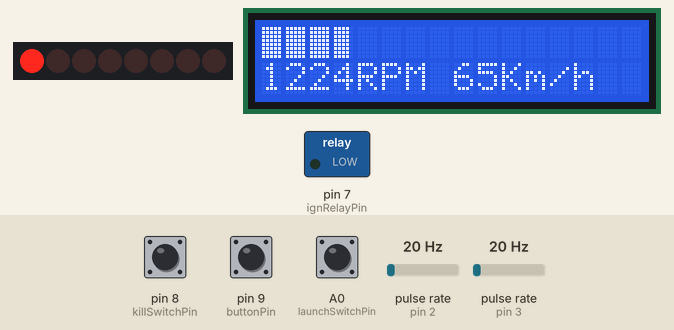
The sketch below on a simulated Arduino Uno, built with avr-gcc and run on an emulated ATmega328P. Shown: 8 shift-register outputs drawn as a row of LEDs (first output left, lit = HIGH), 16×2 character LCD, switched loads named in the sketch (green lamp = pin HIGH). Wiring (inferred from the names in the program): 2 × pulse sensor: data pin 2 / data pin 3; shift register (74HC595): data pin 6; shift clock pin 4; latch pin 5. Wiring (inferred from the signals the program sends): row of LEDs: on Q0, Q1, Q2, Q3, Q4, Q5, Q6, Q7. Dashed ring = blinking. The test bench sets the inputs (shaded band); at power-on: pulse rate (sensors on pin 2, pin 3) 20 Hz, pin 9 (buttonPin) LOW, pin 8 (killSwitchPin) LOW, A0 (launchSwitchPin) LOW. Pins used as bus, display or sensor lines are not drawn.

Above: at 1.2 s.
1.3 s: pulse rate (sensor on pin 2) set to 100 Hz
At 2.12 s:
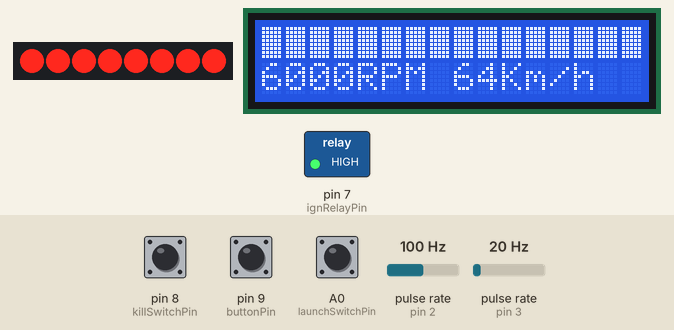
3.7 s: pin 9 (buttonPin) pulled HIGH for 0.15 s
At 3.96 s:
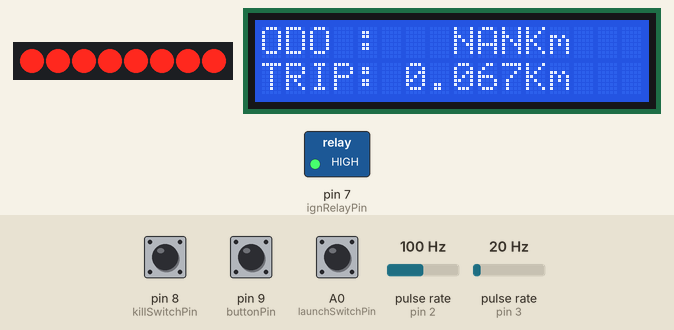
4.4 s: pin 9 (buttonPin) pulled HIGH for 1 s
At 5.83 s:
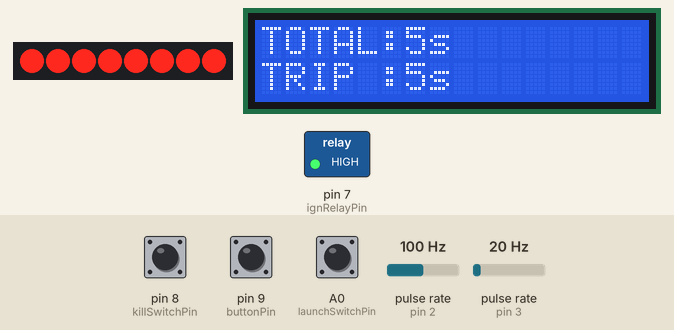
6.0 s: pin 9 (buttonPin) pulled HIGH for 0.15 s
At 6.46 s:
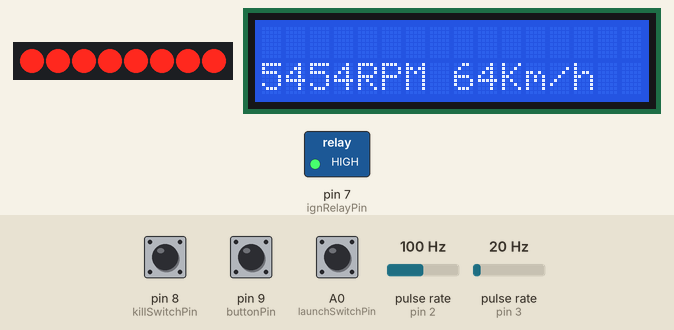
Timing chart, 0 to 7.7 s (numbered marks = the images above; inputs shaded):
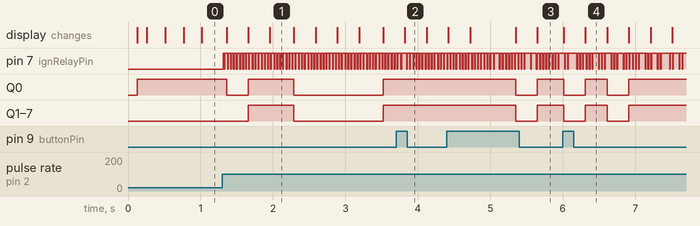

Measured:
- after the input at 1.3 s, pin 7 (ignRelayPin): alternates HIGH for 0.03 s and LOW for 0.01 s, starting at once; the display: first changes after 0.06 s (image 1 shows a later state)
- after the input at 3.7 s, the display: changes after 0.12 s (image 2)
- after the input at 4.4 s, the display: first differs from a run without the input after 0.32 s (image 3 shows a later state)
- after the input at 6.0 s, the display: first differs from a run without the input after 0.31 s (image 4)

The sketch:

dashboard.ino
```cpp
 /*
Shifted_LCD
  Data bits (MOSI): Connect pin 14 “DS” on the 74HC595 to Arduino pin 11.
  The SPI clock (SCK): Connect pin 11 “SHCP” on the 74HC595 to Arduino pin 13.
  The Latch: Connect pin 12 “STCP” on the 74HC595 to Arduino pin 10.
 */

#include<SPI.h>
#include <LiquidCrystal.h>
#include <LcdBarGraph.h>
#include <EEPROM.h>


LiquidCrystal lcd(10);
LcdBarGraph lbg(&lcd, 16, 0, 0);

byte tachPin = 2, speedoPin =3; //hall sensor module pins
byte latchPin = 5; //Pin connected to ST_CP of 74HC595
byte clockPin = 4; //Pin connected to SH_CP of 74HC595
byte dataPin = 6;  //Pin connected to DS of 74HC595
byte ignRelayPin = 7;
byte killSwitchPin = 8  ;
byte buttonPin = 9;
byte lcdLatchPin = 10;
byte launchSwitchPin = A0;

int launchSpeed = 2600;
int sweetSpot = 4000;
int revLimit = 5500;

volatile unsigned int tach,speedo;
volatile unsigned long tachTimer, tachElapsed,speedoTimer;

unsigned long lcdTimer, ledTimer, hm_total,hm_trip, hm_start, hm_buffer, hm_curr;
byte hh_total,mm_total,ss_total,hh_trip,mm_trip,ss_trip;

byte killSwitchState, lastKillSwitchState, ignRelayState, ledState, launchSwitchState, lastLaunchSwitchState;
byte buttonState, lastButtonState, buttonCount, lastButtonCount, engineState, lastEngineState;

char t_out[8],o_out[8];
volatile float trip,odo;

byte ledLevel[]= {
  B10000000,
  B11000000,
  B11100000,
  B11110000,
  B11111000,
  B11111100,
  B11111110,
  B11111111
};


void isr_TACH()  //based on the length of one crankshaft rotation in millis()
{
  tachElapsed = millis()-tachTimer;
  tach = 60000/tachElapsed;  //(1/timepassed)*60000ms
  tachTimer = millis();               //reset clock

}

void isr_SPEEDO() //based on the length of one driveshaft rotation and wheel circumference in millis()
{
  speedo = 3600000*.000889/(millis()-speedoTimer); //(1/timepassed)*hourConversionRate*wheelCircumferenceInKms
  speedoTimer = millis();                          //reset clock

  odo += .000889;
  trip +=.000889;
}

void updateHourMeter(){

  if (tach==0) engineState = 0;
  else engineState = 1;
  if (engineState!= lastEngineState){
    if(engineState) hm_start=millis();
    if(!engineState){
      hm_total += hm_curr;
      hm_buffer = hm_trip;

      EEPROM.put(4,hm_total);
      hm_curr = 0;
    }
  }else if (engineState){
    hm_curr = millis()-hm_start;
    hm_trip = hm_buffer+hm_curr;
  }else if (!engineState){

  }
  lastEngineState=engineState;
}

void updateLCD(){
  if (buttonCount!=lastButtonCount) {
    lcd.setCursor(0,0);
    lcd.print("                ");
    lcd.setCursor(0,1);
    lcd.print("                ");
  }
  switch(buttonCount){
    case 0:
      if (killSwitchState){
        lcd.setCursor(0,0);
        lcd.print("                ");
        lcd.setCursor(0,1);
        lcd.print("Ignition Off    ");
      }
      else {

        lcd.setCursor(0,0);
        if (tach==0) lcd.print("               ");
        else if (launchSwitchState!=lastLaunchSwitchState) lcd.print("                ");
        else if (launchSwitchState){
          lbg.drawValue( tach, 5000);
          lcd.setCursor(10,0);
          lcd.print("LAUNCH");
        }
        else lbg.drawValue( tach, 5000);
        lastLaunchSwitchState = launchSwitchState;


        lcd.setCursor(0,1);
        lcd.print((int)tach,DEC);
        if (tach<10) lcd.print ("RPM    ");
        else if (tach<100) lcd.print ("RPM   ");
        else if (tach<1000) lcd.print ("RPM  ");
        else if (tach>=1000) lcd.print ("RPM ");

        lcd.setCursor(8,1);
        lcd.print((int)speedo,DEC);
        if (speedo<10) lcd.print ("Km/h   ");
        else if (speedo<100) lcd.print ("Km/h  ");
        else if (speedo<1000) lcd.print ("Km/h ");
      }
      break;

    case 1:
        dtostrf(odo,6,2,o_out);
        lcd.setCursor(0,0);
        lcd.print("ODO :");
        lcd.print (o_out);
        lcd.print("Km ");

        dtostrf(trip,6,3,t_out);
        lcd.setCursor(0,1);
        lcd.print("TRIP:");
        lcd.print (t_out);
        lcd.print("Km ");

        break;

    case 2:
        hh_total = (hm_total+hm_curr)/3600000;
        mm_total = ((hm_total+hm_curr)%3600000)/60000;
        ss_total = ((hm_total+hm_curr)%60000)/1000;


        hh_trip = hm_trip/3600000;
        mm_trip = (hm_trip%3600000)/60000;
        ss_trip = (hm_trip%60000)/1000;


        lcd.setCursor(0,0);
        lcd.print("TOTAL:");
        if (hh_total>0) {
          lcd.print(hh_total);
          lcd.print("h ");
        }
        if (mm_total>0) {
          lcd.print(mm_total);
          lcd.print("m ");
        }
        if (ss_total>0) {
          lcd.print(ss_total);
          lcd.print("s            ");
        }

        lcd.setCursor(0,1);
        lcd.print("TRIP :");
        if (hh_trip>0) {
          lcd.print(hh_trip);
          lcd.print("h ");
        }
        if (mm_trip>0) {
          lcd.print(mm_trip);
          lcd.print("m ");
        }
        if (ss_trip>0) {
          lcd.print(ss_trip);
          lcd.print("s            ");
        }

        break;


  }
  lastButtonCount=buttonCount;
  }

void updateLEDS(){
      digitalWrite(latchPin,LOW);
      if (tach==0) shiftOut(dataPin,clockPin,LSBFIRST,B00000000);
      else if (((tach>launchSpeed)&&launchSwitchState)&&speedo<10){
          if(ledState) shiftOut(dataPin,clockPin,LSBFIRST,B00000000);
          if(!ledState) shiftOut(dataPin,clockPin,LSBFIRST,B11111111);
      }
      else if ((tach>sweetSpot)&&launchSwitchState){
          if(ledState) shiftOut(dataPin,clockPin,LSBFIRST,B00000000);
          if(!ledState) shiftOut(dataPin,clockPin,LSBFIRST,B11111111);
      }
      else if (tach<=revLimit) shiftOut(dataPin,clockPin,LSBFIRST,ledLevel[(int)((tach-850)/650)]);
      else {
        if (ledState) shiftOut(dataPin,clockPin,LSBFIRST,B00000000);
        if (!ledState) shiftOut(dataPin,clockPin,LSBFIRST,B11111111);
      }
      digitalWrite(latchPin,HIGH);
      ledState=!ledState;
}


void setup(){
  Serial.begin(9600);
  lcd.begin(16, 2); // set up the LCD's number of columns and rows:
  lcd.setCursor(0,0);
  lcd.print("                ");
  lcd.setCursor(0,1);
  lcd.print("                ");

  pinMode(tachPin, INPUT); //setup pin 2
  pinMode(speedoPin, INPUT); //setup pin 3
  pinMode(clockPin, OUTPUT); //setup pin 4
  pinMode(latchPin, OUTPUT); //setup pin 5
  pinMode(dataPin, OUTPUT); //setup pin 6
  pinMode(ignRelayPin,OUTPUT); //setup pin 7
  pinMode(killSwitchPin,INPUT); //setup pin 8
  pinMode(buttonPin,INPUT); //setup pin 9
  pinMode(lcdLatchPin,OUTPUT); //lcd shift register latch pin
  pinMode(launchSwitchPin,INPUT); //setup pin A0


  tach = 0;    //initialize tach and speedo outputs
  speedo = 0;
  speedoTimer = 0;  //initialize timers
  tachTimer = 0;
  tachElapsed = 0;
  lcdTimer = 0;  //lcd refresh
  ledTimer = 0;   //led refresh
  ignRelayState = 0; // initialize ignition and killswitch
  killSwitchState =0;
  lastKillSwitchState = 0;
  lastLaunchSwitchState = 0;
  ledState = 0;   //initialize over rev warning
  launchSwitchState = 0;
  trip = 0.0000f;    //initialize trip and odometer
  odo = 0.0000f;
  EEPROM.get(0, odo); //read odo from EEPROM
  buttonState = 0; //push button for lcd menu
  lastButtonState = 0;
  buttonCount = 0;
  lastButtonCount = 0;
  engineState = 0;  //engine running for hour meter
  lastEngineState = 0;
  hm_total = 0;  //hour meter
  EEPROM.get(4, hm_total);  //read hm from EEPROM
  hm_trip = 0;
  hm_start = 0;
  hm_buffer = 0;
  hh_total = 0;
  mm_total = 0;
  ss_total = 0;
  hh_trip =0;
  mm_trip = 0;
  ss_trip = 0;
  hm_curr = 0;

  digitalWrite(latchPin,LOW);
  shiftOut(dataPin,clockPin,LSBFIRST,B00000000);
  digitalWrite(latchPin,HIGH);

  attachInterrupt(0, isr_TACH, FALLING); //setup Interrupts
  attachInterrupt(1, isr_SPEEDO, FALLING); //


}
void loop()
{

  killSwitchState = digitalRead(killSwitchPin);
  ignRelayState = digitalRead(ignRelayPin);
  launchSwitchState = digitalRead(launchSwitchPin);
  buttonState = digitalRead(buttonPin);


  if ((buttonState!= lastButtonState)&&buttonState)buttonCount++;
  if (buttonCount>2)buttonCount = 0;
  lastButtonState = buttonState;

  if (killSwitchState){
   if(killSwitchState!=lastKillSwitchState) EEPROM.put(0, odo);//hard save odo
   if(!ignRelayState) digitalWrite(ignRelayPin,!ignRelayState); //kill engine
  }

  if (!killSwitchState) {

    //launch control conditions
    if (((tach>launchSpeed)&&launchSwitchState)&&speedo<10) {
      if (!ignRelayState) digitalWrite(ignRelayPin,!ignRelayState);
    }

    //maximum acceleration conditions
    else if ((tach>sweetSpot)&&launchSwitchState) {
      if (!ignRelayState) digitalWrite(ignRelayPin,!ignRelayState);
    }

    //rev limiter conditions
    else if ((tach>revLimit)^ignRelayState) digitalWrite(ignRelayPin,!ignRelayState); //turn ignition on and RevLimiter
  }

   if (millis()-tachTimer>2500) tach = 0;
   if (millis()-speedoTimer>2500) speedo = 0;
   if (millis()-ledTimer>=125) {
      updateLEDS();
      ledTimer - millis();   }
   if (millis()-lcdTimer>=250){
      updateHourMeter();
      updateLCD();
      lcdTimer = millis();
   }
  lastKillSwitchState = killSwitchState;

  }
```
